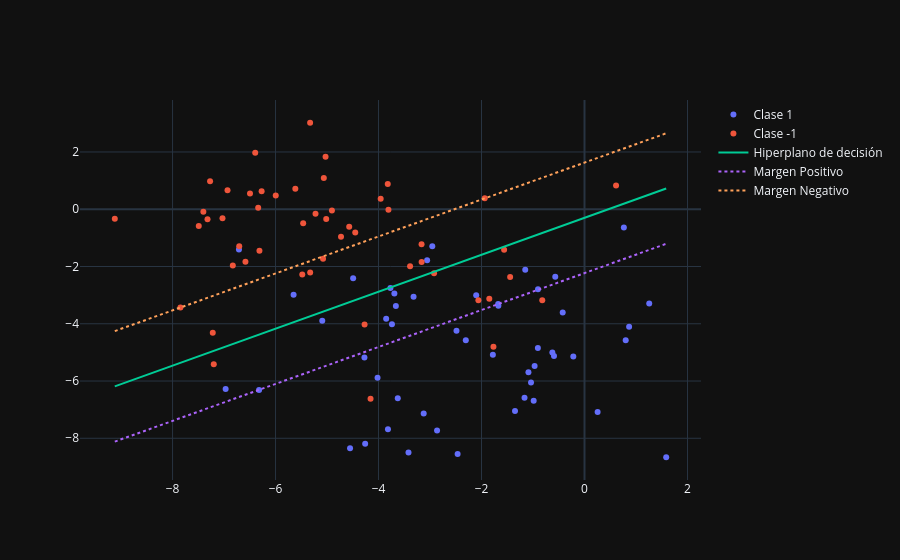

This figure's notebook cell:
### Markdown cell above
En muchos casos prácticos, los datos no son linealmente separables. Para manejar estos casos, introducimos un **soft margin** permitiendo que algunas instancias estén dentro del margen o incluso en el lado incorrecto del hiperplano. Introducimos variables de holgura $\xi_i \geq 0$:

$$
\begin{align*}
\text{Minimizar:} & \quad \frac{1}{2} \|w\|^2 + C \sum_{i=1}^n \xi_i \\
\text{Sujeto a:} & \quad y_i(w^T x_i + b) \geq 1 - \xi_i, \quad i = 1, \ldots, n \\
& \quad \xi_i \geq 0, \quad i = 1, \ldots, n
\end{align*}
$$

Aquí, $C$ es un parámetro de regularización.

### Code cell
X, y = datasets.make_blobs(n_samples=100, n_features=2, centers=2, cluster_std=2, random_state=33)
y = 2*y - 1

# Entrenar un Soft Margin SVM
clf = SVC(kernel='linear', C=0.5)
clf.fit(X, y)
w = clf.coef_
b = clf.intercept_

# Calcular los puntos del hiperplano y del margen
x_plot = np.linspace(X[:, 0].min(), X[:, 0].max(), 100)
y_plot_decision = -(w[0][0]*x_plot + b)/w[0][1]
y_plot_margin_pos = -(w[0][0]*x_plot + b - 1)/w[0][1]
y_plot_margin_neg = -(w[0][0]*x_plot + b + 1)/w[0][1]

fig = go.Figure()
fig.add_trace(go.Scatter(x=X[y==1][:, 0], y=X[y==1][:, 1], mode='markers', name='Clase 1'))
fig.add_trace(go.Scatter(x=X[y==-1][:, 0], y=X[y==-1][:, 1], mode='markers', name='Clase -1'))
fig.add_trace(go.Scatter(x=x_plot, y=y_plot_decision, mode='lines', name='Hiperplano de decisión'))
fig.add_trace(go.Scatter(x=x_plot, y=y_plot_margin_pos, mode='lines', line=dict(dash='dot'), name='Margen Positivo'))
fig.add_trace(go.Scatter(x=x_plot, y=y_plot_margin_neg, mode='lines', line=dict(dash='dot'), name='Margen Negativo'))
fig.show()
